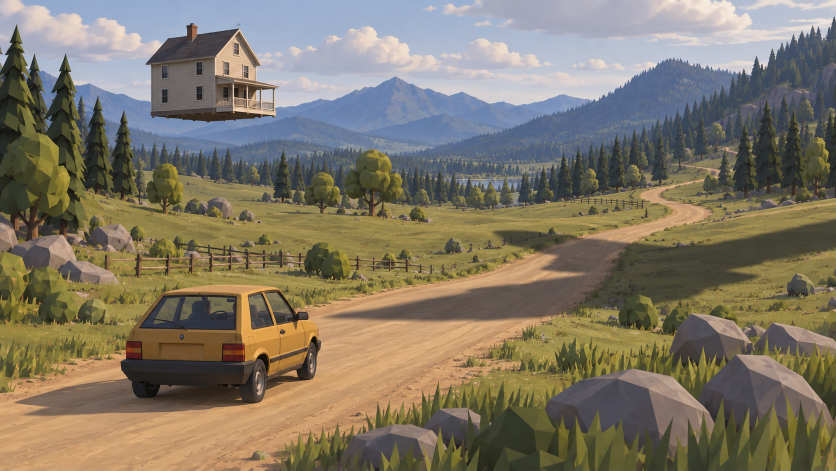
#> input picture docs/art/2026-10-12/selected-scenes-v3/01-floating-house-road-shadow.png, 1672 x 941 px (shown at 1/2 size)
$ python -i stats.py   (imports and definitions only)
#> lines starting #> are read from the running program, lines starting #| are printed output that depends on the picture
"""캡처를 목표 샷과 수치로 비교한다: HSV 평균 채도·밝기, 밝기 표준편차(대비), 3x3 영역 평균색.
python -I tools/art/stats.py <캡처 폴더> [--grid]
색·노출을 맞출 때는 눈보다 이 수치가 정확했다 (D45~D49).
"""
import os
import sys

from PIL import Image, ImageStat

HERE = os.path.dirname(os.path.abspath(__file__))
TARGETS = os.path.join(HERE, '..', '..', 'docs', 'art', '2026-10-12', 'selected-scenes-v3')
PAIRS = [
    ('01-floating-house-road-shadow.png', 't01_road.png'),
    ('02-inward-leaning-forest.png', 't02_path.png'),
    ('03-empty-forest-room-dolls.png', 't03_room.png'),
    ('04-iron-tree.png', 't04_iron.png'),
    ('05-unsinkable-rocks-submerged-house.png', 't05_lake.png'),
]


def overall(path):
    im = Image.open(path).convert('RGB').resize((320, 180))
    _, s, v = [ImageStat.Stat(c) for c in im.convert('HSV').split()]
    lum = ImageStat.Stat(im.convert('L'))
    return s.mean[0], v.mean[0], lum.stddev[0]


def grid(path):
    im = Image.open(path).convert('RGB').resize((300, 168))
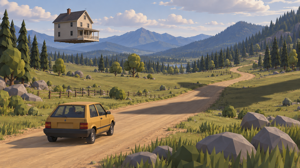
#> im: PIL image 300x168 RGB; mean R, G, B 128.3, 119.7, 102.6
    rows = []
    for r in range(3):
        cells = []
        for c in range(3):
            m = ImageStat.Stat(im.crop((c * 100, r * 56, c * 100 + 100, r * 56 + 56))).mean
            cells.append('%3d,%3d,%3d' % tuple(m))
        rows.append(cells)
#> after the loop, rows = [['127,132,139', '153,164,186', '130,135,147'], ['116,104, 68', '121,110, 78', '106, 96, 69'], ['147,116, 80', '145,120, 82', '105, 96, 70']]
    return rows


def main():
    cap = sys.argv[1]
    show_grid = '--grid' in sys.argv
    for t, c in PAIRS:
        cp = os.path.join(cap, c)
        if not os.path.exists(cp):
            continue
        tp = os.path.join(TARGETS, t)
        a, b = overall(tp), overall(cp)
        print('%-14s sat %5.1f vs %5.1f | val %5.1f vs %5.1f | contrast %5.1f vs %5.1f (target vs capture)'
              % (c, a[0], b[0], a[1], b[1], a[2], b[2]))
        if show_grid:
            ga, gb = grid(tp), grid(cp)
            for r in range(3):
                print('  T ' + ' | '.join(ga[r]) + '    O ' + ' | '.join(gb[r]))


# [2 lines not run here, left out]

>>> result = grid('../../docs/art/2026-10-12/selected-scenes-v3/01-floating-house-road-shadow.png')
#> result has the same summary as rows in grid
